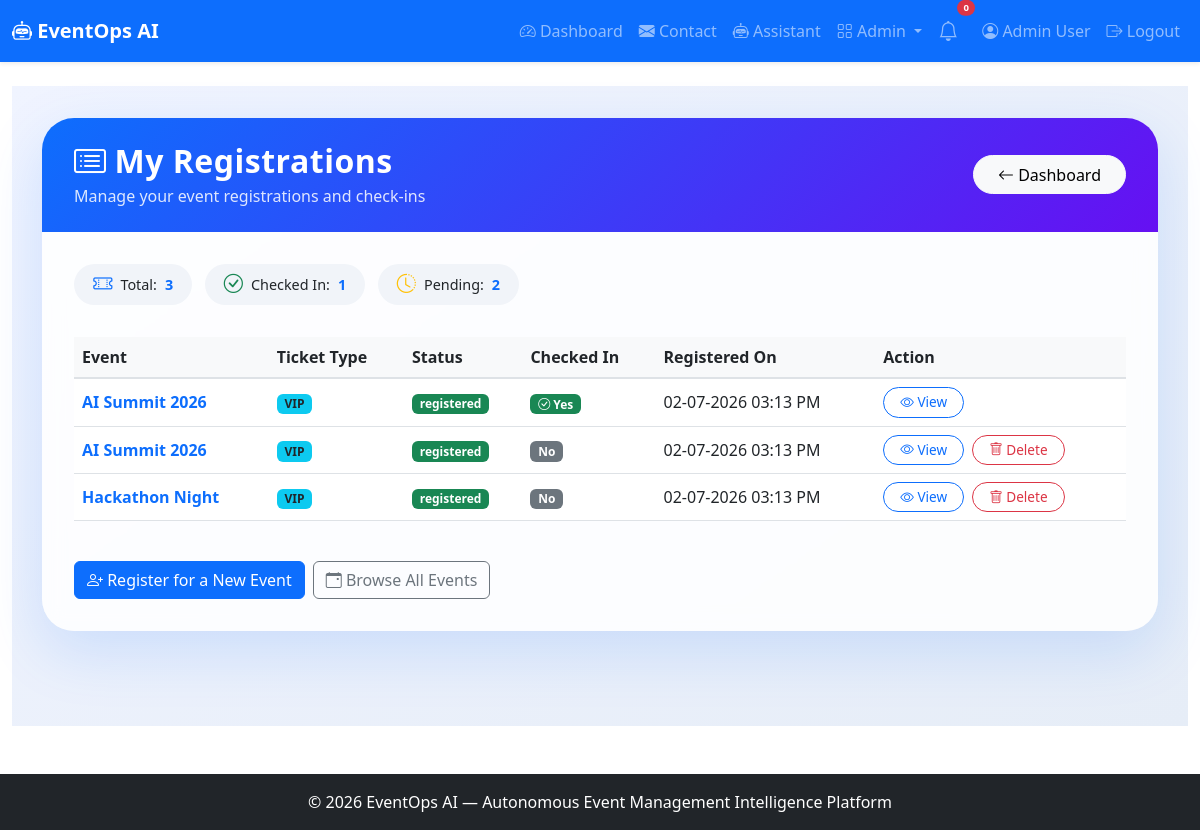
/user/registrations (signed in), run on the app's committed database.
### app.py (models this page shows, shortened)
class User(UserMixin, db.Model):
    id = db.Column(db.Integer, primary_key=True)
    name = db.Column(db.String(100), nullable=False)
    email = db.Column(db.String(100), unique=True, nullable=False)
    password_hash = db.Column(db.String(200), nullable=False)
    role = db.Column(db.String(20), default='user')
    created_at = db.Column(db.DateTime, default=lambda: datetime.now(timezone.utc))

class Registration(db.Model):
    id = db.Column(db.Integer, primary_key=True)
    user_id = db.Column(db.Integer, db.ForeignKey('user.id'))
    event_id = db.Column(db.Integer, db.ForeignKey('event.id'))
    ticket_type = db.Column(db.String(50))
    status = db.Column(db.String(20), default='registered')
    checked_in = db.Column(db.Boolean, default=False)
    registered_at = db.Column(db.DateTime, default=lambda: datetime.now(timezone.utc))
    user = db.relationship('User', backref='registrations')
    event = db.relationship('Event', backref='registrations')

class Event(db.Model):
    id = db.Column(db.Integer, primary_key=True)
    title = db.Column(db.String(200), nullable=False)
    description = db.Column(db.Text)
    date = db.Column(db.String(50))
    time = db.Column(db.String(50))
    location = db.Column(db.String(200))
    capacity = db.Column(db.Integer)
    status = db.Column(db.String(20), default='upcoming')
    created_at = db.Column(db.DateTime, default=lambda: datetime.now(timezone.utc))

### app.py (the view)
@app.route('/user/registrations')
@login_required
def user_my_registrations():
    registrations = Registration.query.filter_by(user_id=current_user.id).all()
    return render_template('user_registrations.html', registrations=registrations)

### app.py (called while the page is built)
@login_manager.user_loader
def load_user(user_id):
    return User.query.get(int(user_id))

### templates/user_registrations.html (shortened to what this page needs)
{% extends "base.html" %}
{% block content %}
<div class="registrations-wrapper">
    <div class="container">
        <div class="card registrations-card">
            <div class="card-header d-flex justify-content-between align-items-center flex-wrap">
                <div>
                    <h2><i class="bi bi-card-list me-2"></i>My Registrations</h2>
                    <p>Manage your event registrations and check-ins</p>
                </div>
                <a href="{{ url_for('dashboard') }}" class="btn btn-light btn-back">
                    <i class="bi bi-arrow-left"></i> Dashboard
                </a>
            </div>
            <div class="card-body">
                <div class="mb-4">
                    <span class="stats-badge">
                        <i class="bi bi-ticket-perforated text-primary"></i>
                        Total:
                        <span class="stat-number">{{ registrations|length }}</span>
                    </span>
                    <span class="stats-badge">
                        <i class="bi bi-check-circle text-success"></i>
                        Checked In:
                        <span class="stat-number">
                            {{ registrations|selectattr('checked_in', 'equalto', True)|list|length }}
                        </span>
                    </span>
                    <span class="stats-badge">
                        <i class="bi bi-clock-history text-warning"></i>
                        Pending:
                        <span class="stat-number">
                            {{ registrations|selectattr('checked_in', 'equalto', False)|list|length }}
                        </span>
                    </span>
                </div>
                <div class="table-responsive">
                    <table class="table table-hover align-middle">
                        <thead>
                            <tr>
                                <th>Event</th>
                                <th>Ticket Type</th>
                                <th>Status</th>
                                <th>Checked In</th>
                                <th>Registered On</th>
                                <th>Action</th>
                            </tr>
                        </thead>
                        <tbody>
                        {% for reg in registrations %}
                        <tr>
                            <td>
                                <span class="event-title">
                                    {{ reg.event.title }}
                                </span>
                            </td>
                            <td>
                                <span class="badge bg-info text-dark">
                                    {{ reg.ticket_type }}
                                </span>
                            </td>
                            <td>
                                <span class="badge bg-{{ 'success' if reg.status == 'registered' else 'warning' }}">
                                    {{ reg.status }}
                                </span>
                            </td>
                            <td>
                                <span class="badge bg-{{ 'success' if reg.checked_in else 'secondary' }}">
                                    {% if reg.checked_in %}
                                        <i class="bi bi-check-circle"></i> Yes
                                    {% else %}
                                        No
                                    {% endif %}
                                </span>
                            </td>
                            <td>
                                {{ reg.registered_at.strftime('%d-%m-%Y %I:%M %p') }}
                            </td>
                            <td>
                                <div class="d-flex gap-2">
                                    <a href="{{ url_for('event_detail', event_id=reg.event_id) }}"
                                       class="btn btn-outline-primary btn-sm btn-view">
                                        <i class="bi bi-eye"></i> View
                                    </a>
                                    {% if not reg.checked_in %}
                                    <form action="{{ url_for('delete_registration', registration_id=reg.id) }}"
                                          method="POST"
                                          onsubmit="return confirm('Are you sure you want to delete this registration?');">
                                        <button type="submit"
                                                class="btn btn-outline-danger btn-sm btn-delete">
                                            <i class="bi bi-trash"></i> Delete
                                        </button>
                                    </form>
                                    {% endif %}
                                </div>
                            </td>
                        </tr>
                        {% endfor %}
                        </tbody>
                    </table>
                </div>
                <div class="mt-4 d-flex flex-wrap gap-2">
                    <a href="{{ url_for('user_register_event') }}"
                       class="btn btn-primary">
                        <i class="bi bi-person-plus"></i>
                        Register for a New Event
                    </a>
                    <a href="{{ url_for('browse_events') }}"
                       class="btn btn-outline-secondary">
                        <i class="bi bi-calendar-event"></i>
                        Browse All Events
                    </a>
                </div>
            </div>
        </div>
    </div>
</div>
{% endblock %}

### templates/base.html (shortened to what this page needs)
<!DOCTYPE html>
<html lang="en">
<head>
    <link href="https://cdn.jsdelivr.net/npm/bootstrap@5.3.0/dist/css/bootstrap.min.css" rel="stylesheet">
    <link rel="stylesheet" href="https://cdn.jsdelivr.net/npm/bootstrap-icons@1.11.0/font/bootstrap-icons.css">
    <link rel="stylesheet" href="{{ url_for('static', filename='css/style.css') }}">
</head>
<body>
<nav class="navbar navbar-expand-lg navbar-dark bg-primary shadow-sm">
    <div class="container-fluid">
        <a class="navbar-brand fw-bold" href="{{ url_for('index') }}">
            <i class="bi bi-robot"></i> EventOps AI
        </a>
        <div class="collapse navbar-collapse" id="navbarNav">
            <ul class="navbar-nav ms-auto align-items-lg-center">
                {% if current_user.is_authenticated %}
                <li class="nav-item">
                    <a class="nav-link" href="{{ url_for('dashboard') }}">
                        <i class="bi bi-speedometer2"></i> Dashboard
                    </a>
                </li>
                <li class="nav-item">
                    <a class="nav-link" href="{{ url_for('contact') }}">
                        <i class="bi bi-envelope-fill"></i> Contact
                    </a>
                </li>
                <li class="nav-item">
                    <a class="nav-link" href="{{ url_for('assistant_page') }}">
                        <i class="bi bi-robot"></i> Assistant
                    </a>
                </li>
                {% if current_user.role == 'admin' %}
                <li class="nav-item dropdown">
                    <a class="nav-link dropdown-toggle"
                       href="#"
                       role="button"
                       data-bs-toggle="dropdown">
                        <i class="bi bi-grid"></i> Admin
                    </a>
                </li>
                {% endif %}
                <li class="nav-item position-relative me-2">
                    <a class="nav-link"
                       href="#"
                       title="Notifications"
                       data-bs-toggle="dropdown">
                        <i class="bi bi-bell fs-5"></i>
                        <span class="position-absolute top-0 start-100 translate-middle badge rounded-pill bg-danger"
                              style="font-size:0.6rem;">
                            0
                        </span>
                    </a>
                </li>
                <li class="nav-item">
                    <a class="nav-link" href="{{ url_for('profile') }}">
                        <i class="bi bi-person-circle"></i>
                        {{ current_user.name }}
                    </a>
                </li>
                <li class="nav-item">
                    <a class="nav-link" href="{{ url_for('logout') }}">
                        <i class="bi bi-box-arrow-right"></i>
                        Logout
                    </a>
                </li>
                {% endif %}
            </ul>
        </div>
    </div>
</nav>
<main class="container-fluid py-4">
    {% block content %}{% endblock %}
</main>
<footer class="footer bg-dark text-white py-3 mt-4">
    <div class="container text-center">
        © 2026 EventOps AI — Autonomous Event Management Intelligence Platform
    </div>
</footer>
</body>
</html>

### templates/user_registrations.html (style rules this page uses)
.registrations-wrapper { min-height: 80vh; background: linear-gradient(145deg, #f0f4ff 0%, #e6edf7 100%); padding: 2rem 0; }
.registrations-card { border: none; border-radius: 2rem; background: rgba(255, 255, 255, 0.85); backdrop-filter: blur(10px); box-shadow: 0 20px 60px rgba(13, 110, 253, 0.15); overflow: hidden; }
.registrations-card .card-header { background: linear-gradient(135deg, #0d6efd, #6610f2); color: white; padding: 1.5rem 2rem; border: none; }
.registrations-card .card-header h2 { font-weight: 700; letter-spacing: 0.5px; margin-bottom: 0.2rem; }
.registrations-card .card-header p { opacity: 0.85; margin-bottom: 0; }
.registrations-card .card-body { padding: 2rem; }
.stats-badge { display: inline-flex; align-items: center; gap: 0.5rem; padding: 0.4rem 1.2rem; border-radius: 50px; background: #f1f4f9; font-size: 0.9rem; margin-right: 0.5rem; margin-bottom: 0.5rem; }
.stats-badge i { font-size: 1.2rem; }
.stats-badge .stat-number { font-weight: 700; color: #0d6efd; }
.btn-back { border-radius: 50px; padding: 0.4rem 1.5rem; }
.table th { background: #f8f9fa; color: #212529; font-weight: 600; border-bottom: 2px solid #dee2e6; }
.table td { vertical-align: middle; }
.event-title { font-weight: 600; color: #0d6efd; }
.btn-view { border-radius: 30px; padding: 0.25rem 1rem; font-size: 0.85rem; }
.btn-delete { border-radius: 30px; padding: 0.25rem 1rem; font-size: 0.85rem; }

### data on the page
User: name "Admin User"
Registration: event "AI Summit 2026", ticket_type "VIP", status "registered", checked_in True (drawn), registered_at "02-07-2026 03:13 PM"
Registration: event "AI Summit 2026", ticket_type "VIP", status "registered", checked_in "No", registered_at "02-07-2026 03:13 PM"
Registration: event "Hackathon Night", ticket_type "VIP", status "registered", checked_in "No", registered_at "02-07-2026 03:13 PM"

### other printed values
{{ registrations|length }} "3"
{{ registrations|selectattr('checked_in', 'equalto', True)|list|length }} "1"
{{ registrations|selectattr('checked_in', 'equalto', False)|list|length }} "2"
